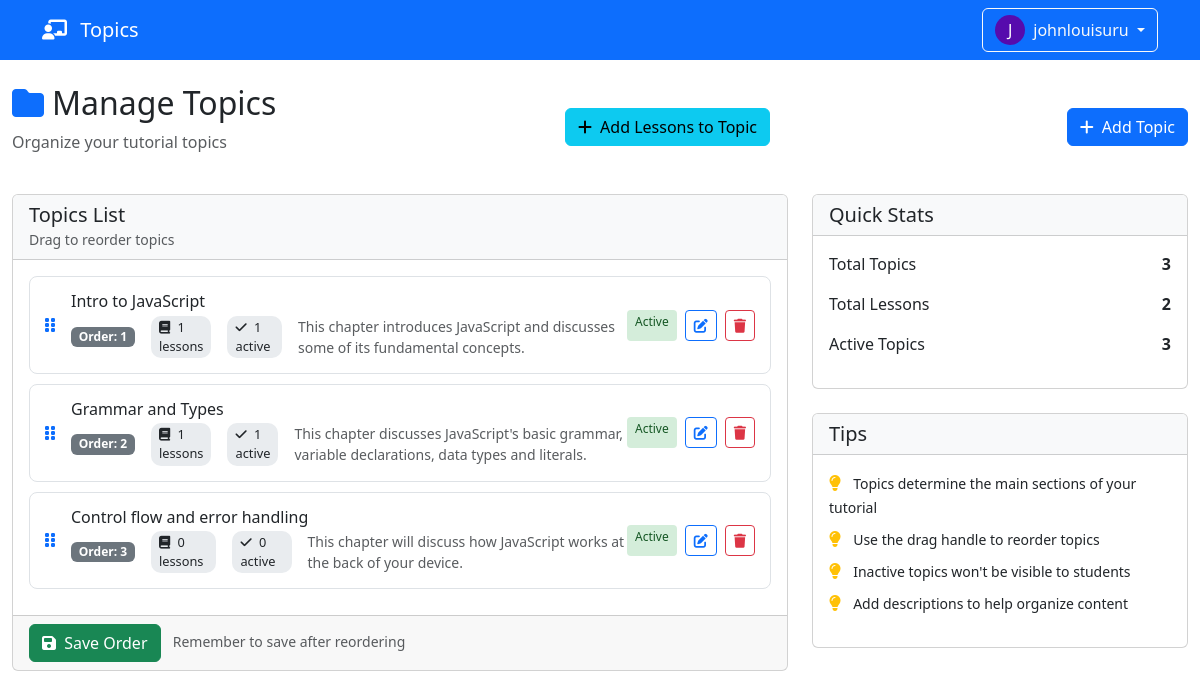
The page /teacher/manage_topics.php (signed in) on the database its author committed.
### tables this page shows
CREATE TABLE `topics` (
  `id` int(11) NOT NULL,
  `topic_name` varchar(100) NOT NULL,
  `topic_order` int(11) DEFAULT 0,
  `description` text DEFAULT NULL,
  `is_active` tinyint(1) DEFAULT 1,
  `created_at` timestamp NOT NULL DEFAULT current_timestamp(),
  `deleted_at` timestamp NULL DEFAULT NULL
);

### teacher/database.php (called while the page is built, shortened)
<?php
class TeacherSession {
    public function getTeacherUsername() {
        return $_SESSION['teacher_username'] ?? null;
    }
    public function getAvatarColor() {
        return $_SESSION['teacher_avatar_color'] ?? '#4361ee';
    }
}
?>

### teacher/manage_topics.php (the view, shortened to what this page needs)
<?php
require_once 'database.php';
$db = new Database();
$conn = $db->getConnection();
$teacherSession = new TeacherSession($conn);
$teacherSession->updateLastActive();
$teacherUsername = $teacherSession->getTeacherUsername();
$avatarColor = $teacherSession->getAvatarColor();
$query = "SELECT t.*,
         COUNT(l.id) as lesson_count,
         SUM(CASE WHEN l.is_active = 1 THEN 1 ELSE 0 END) as active_lessons
         FROM topics t
         LEFT JOIN lessons l ON t.id = l.topic_id AND l.deleted_at IS NULL
         WHERE t.deleted_at IS NULL
         GROUP BY t.id
         ORDER BY t.topic_order";
$topics = $conn->query($query)->fetchAll(PDO::FETCH_ASSOC);
?>
<!DOCTYPE html>
<html lang="en">
<head>
    <link href="https://cdn.jsdelivr.net/npm/bootstrap@5.3.0/dist/css/bootstrap.min.css" rel="stylesheet">
    <link rel="stylesheet" href="https://cdnjs.cloudflare.com/ajax/libs/font-awesome/6.4.0/css/all.min.css">
    <link rel="stylesheet" href="https://cdnjs.cloudflare.com/ajax/libs/Sortable/1.14.0/Sortable.min.css">
</head>
<body>
<nav class="navbar navbar-expand-lg navbar-dark bg-primary">
        <div class="container">
            <a class="navbar-brand" href="#">
                <i class="fas fa-chalkboard-teacher me-2"></i> Topics
            </a>
            <div class="navbar-nav ms-auto">
                <div class="dropdown">
                    <button class="btn btn-outline-light dropdown-toggle" type="button"
                            data-bs-toggle="dropdown">
                        <div class="d-inline-flex align-items-center">
                            <div class="rounded-circle d-flex align-items-center justify-content-center me-2"
                                 style="width: 30px; height: 30px; background: <?php echo $avatarColor; ?>; color: white;">
                                <?php echo strtoupper(substr($teacherUsername, 0, 1)); ?>
                            </div>
                            <?php echo htmlspecialchars($teacherUsername); ?>
                        </div>
                    </button>
                </div>
            </div>
        </div>
    </nav>
    <div class="container-fluid py-4">
        <div class="d-flex justify-content-between align-items-center mb-4">
            <div>
                <h2><i class="fas fa-folder me-2 text-primary"></i>Manage Topics</h2>
                <p class="text-muted">Organize your tutorial topics</p>
            </div>
            <a class="btn btn-info me-2" href="manage_lessons">
                <i class="fas fa-plus me-1"></i> Add Lessons to Topic
            </a>
            <button class="btn btn-primary" data-bs-toggle="modal" data-bs-target="#addTopicModal">
                <i class="fas fa-plus me-1"></i> Add Topic
            </button>
        </div>
        <div class="row">
            <div class="col-md-8">
                <div class="card">
                    <div class="card-header bg-light">
                        <h5 class="mb-0">Topics List</h5>
                        <small class="text-muted">Drag to reorder topics</small>
                    </div>
                    <div class="card-body">
                        <div id="topicsList" class="sortable-list">
                            <?php if (count($topics) > 0): ?>
                                <?php foreach($topics as $topic): ?>
                                <div class="topic-item" data-id="<?php echo $topic['id']; ?>">
                                    <div class="d-flex justify-content-between align-items-center">
                                        <div class="d-flex align-items-center">
                                            <div class="me-3 text-primary">
                                                <i class="fas fa-grip-vertical"></i>
                                            </div>
                                            <div>
                                                <h6 class="mb-1"><?php echo htmlspecialchars($topic['topic_name']); ?></h6>
                                                <div class="d-flex gap-3 align-items-center">
                                                    <span class="badge bg-secondary">Order: <?php echo $topic['topic_order']; ?></span>
                                                    <span class="lesson-count">
                                                        <i class="fas fa-book me-1"></i>
                                                        <?php echo $topic['lesson_count']; ?> lessons
                                                    </span>
                                                    <span class="lesson-count">
                                                        <i class="fas fa-check me-1"></i>
                                                        <?php echo $topic['active_lessons']; ?> active
                                                    </span>
                                                    <?php if ($topic['description']): ?>
                                                    <small class="text-muted"><?php echo htmlspecialchars($topic['description']); ?></small>
                                                    <?php endif; ?>
                                                </div>
                                            </div>
                                        </div>
                                        <div class="d-flex gap-2">
                                            <span class="status-badge <?php echo $topic['is_active'] ? 'active' : 'inactive'; ?>">
                                                <?php echo $topic['is_active'] ? 'Active' : 'Inactive'; ?>
                                            </span>
                                            <button class="btn btn-sm btn-outline-primary"
                                                    onclick="editTopic(<?php echo $topic['id']; ?>)">
                                                <i class="fas fa-edit"></i>
                                            </button>
                                            <button class="btn btn-sm btn-outline-danger"
                                                    onclick="deleteTopic(<?php echo $topic['id']; ?>)">
                                                <i class="fas fa-trash"></i>
                                            </button>
                                        </div>
                                    </div>
                                </div>
                                <?php endforeach; ?>
                            <?php endif; ?>
                        </div>
                    </div>
                    <div class="card-footer">
                        <button class="btn btn-success" onclick="saveOrder()">
                            <i class="fas fa-save me-1"></i> Save Order
                        </button>
                        <small class="text-muted ms-2">Remember to save after reordering</small>
                    </div>
                </div>
            </div>
            <div class="col-md-4">
                <div class="card mb-4">
                    <div class="card-header bg-light">
                        <h5 class="mb-0">Quick Stats</h5>
                    </div>
                    <div class="card-body">
                        <div class="mb-3">
                            <div class="d-flex justify-content-between">
                                <span>Total Topics</span>
                                <span class="fw-bold"><?php echo count($topics); ?></span>
                            </div>
                        </div>
                        <div class="mb-3">
                            <div class="d-flex justify-content-between">
                                <span>Total Lessons</span>
                                <span class="fw-bold">
                                    <?php
                                    $total_lessons = 0;
                                    foreach($topics as $topic) {
                                        $total_lessons += $topic['lesson_count'];
                                    }
                                    echo $total_lessons;
                                    ?>
                                </span>
                            </div>
                        </div>
                        <div class="mb-3">
                            <div class="d-flex justify-content-between">
                                <span>Active Topics</span>
                                <span class="fw-bold">
                                    <?php
                                    $active_topics = 0;
                                    foreach($topics as $topic) {
                                        if ($topic['is_active']) $active_topics++;
                                    }
                                    echo $active_topics;
                                    ?>
                                </span>
                            </div>
                        </div>
                    </div>
                </div>
                <div class="card">
                    <div class="card-header bg-light">
                        <h5 class="mb-0">Tips</h5>
                    </div>
                    <div class="card-body">
                        <ul class="list-unstyled">
                            <li class="mb-2">
                                <i class="fas fa-lightbulb text-warning me-2"></i>
                                <small>Topics determine the main sections of your tutorial</small>
                            </li>
                            <li class="mb-2">
                                <i class="fas fa-lightbulb text-warning me-2"></i>
                                <small>Use the drag handle to reorder topics</small>
                            </li>
                            <li class="mb-2">
                                <i class="fas fa-lightbulb text-warning me-2"></i>
                                <small>Inactive topics won't be visible to students</small>
                            </li>
                            <li>
                                <i class="fas fa-lightbulb text-warning me-2"></i>
                                <small>Add descriptions to help organize content</small>
                            </li>
                        </ul>
                    </div>
                </div>
            </div>
        </div>
    </div>
</body>
</html>

### teacher/manage_topics.php (style rules this page uses)
.topic-item { background: white; border: 1px solid #dee2e6; border-radius: 8px; padding: 15px; margin-bottom: 10px; cursor: move; transition: all 0.2s; }
.lesson-count { font-size: 0.8rem; padding: 2px 8px; border-radius: 10px; background: #e9ecef; }
.status-badge { font-size: 0.75rem; padding: 3px 8px; border-radius: 4px; }
.active { background: #d4edda; color: #155724; }

### rows shown on the page
topics: topic_name "Intro to JavaScript", topic_order "1", lesson_count "1", active_lessons "1", description "This chapter introduces JavaScript and discusses some of its fundamental concepts.", is_active "Active"
topics: topic_name "Grammar and Types", topic_order "2", lesson_count "1", active_lessons "1", description "This chapter discusses JavaScript's basic grammar, variable declarations, data types and literals.", is_active "Active"
topics: topic_name "Control flow and error handling", topic_order "3", lesson_count "0", active_lessons "0", description "This chapter will discuss how JavaScript works at the back of your device.", is_active "Active"

### other values the page prints
substr($teacherUsername, 0, 1) "J"
$teacherUsername "johnlouisuru"
count($topics) "3"
$total_lessons "2"
$active_topics "3"
